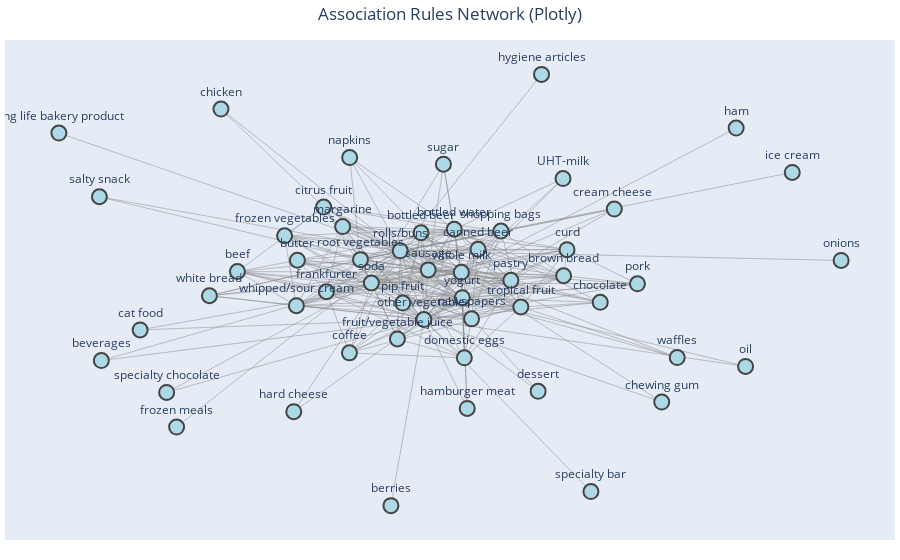

Notebook code for this chart:
### Code cell
edge_x, edge_y = [], []
for edge in G.edges():
    x0, y0 = pos[edge[0]]
    x1, y1 = pos[edge[1]]
    edge_x.extend([x0, x1, None])
    edge_y.extend([y0, y1, None])

node_x, node_y = [], []
for node in G.nodes():
    x, y = pos[node]
    node_x.append(x)
    node_y.append(y)

edge_trace = go.Scatter(
    x=edge_x, y=edge_y,
    line=dict(width=0.5, color='#888'),
    hoverinfo='none',
    mode='lines')

node_trace = go.Scatter(
    x=node_x, y=node_y,
    mode='markers+text',
    text=list(G.nodes()),
    textposition="top center",
    hoverinfo='text',
    marker=dict(
        showscale=False,
        color="lightblue",
        size=15,
        line_width=2))

fig = go.Figure(data=[edge_trace, node_trace],
                layout=go.Layout(
                    title="Association Rules Network (Plotly)",
                    title_x=0.5,
                    showlegend=False,
                    hovermode='closest',
                    margin=dict(b=20,l=5,r=5,t=40),
                    xaxis=dict(showgrid=False, zeroline=False, showticklabels=False),
                    yaxis=dict(showgrid=False, zeroline=False, showticklabels=False)))

fig.show()

### Figure 1 — Plotly figure (JSON) as saved in the notebook; plotly's stock layout.template omitted (floating-point values rounded to 4 significant figures; data arrays with more than 128 entries replaced by an {"elided": "..."} marker saying what was removed)
{"data": [{"hoverinfo": "none", "line": {"color": "#888", "width": 0.5}, "mode": "lines", "type": "scatter", "x": {"elided": "822 float values"}, "y": {"elided": "822 float values"}}, {"hoverinfo": "text", "marker": {"color": "lightblue", "line": {"width": 2}, "showscale": false, "size": 15}, "mode": "markers+text", "text": ["UHT-milk", "bottled water", "other vegetables", "beef", "butter", "citrus fruit", "frankfurter", "pip fruit", "root vegetables", "whipped/sour cream", "berries", "beverages", "soda", "bottled beer", "curd", "fruit/vegetable juice", "margarine", "sausage", "brown bread", "chocolate", "frozen vegetables", "napkins", "sugar", "canned beer", "newspapers", "pastry", "pork", "shopping bags", "yogurt", "cat food", "whole milk", "chewing gum", "chicken", "rolls/buns", "tropical fruit", "domestic eggs", "coffee", "cream cheese ", "dessert", "frozen meals", "ham", "hamburger meat", "hard cheese", "hygiene articles", "ice cream", "long life bakery product", "oil", "onions", "specialty bar", "specialty chocolate", "salty snack", "white bread", "waffles"], "textposition": "top center", "type": "scatter", "x": [0.2657, 0.04889, -0.01171, -0.3834, -0.2639, -0.2116, -0.206, -0.05374, -0.1381, -0.2659, -0.07737, -0.6547, -0.1163, -0.01738, 0.2737, -0.06442, -0.1736, -0.003073, 0.2669, 0.3399, -0.2894, -0.1596, 0.02728, 0.09623, 0.0834, 0.1618, 0.4141, 0.1419, 0.06488, -0.5774, 0.06296, 0.4625, -0.4162, -0.05885, 0.1816, 0.06896, -0.1601, 0.368, 0.2161, -0.5047, 0.6109, 0.07473, -0.2711, 0.2229, 0.7228, -0.7394, 0.6297, 0.8202, 0.3214, -0.5246, -0.6586, -0.4393, 0.4934], "y": [0.4678, 0.2403, -0.165, 0.05041, 0.1012, 0.3399, -0.04007, -0.09085, 0.104, -0.1025, -1, -0.349, -0.0008783, 0.2247, 0.1487, -0.252, 0.2524, 0.05799, 0.03159, -0.0877, 0.2109, 0.562, 0.5324, 0.1505, -0.1619, 0.01088, -0.004454, 0.2323, -0.06678, -0.2114, 0.04703, -0.5352, 0.7795, 0.1437, -0.1086, -0.3368, -0.3145, 0.3309, -0.4868, -0.6473, 0.6942, -0.5639, -0.5785, 0.9354, 0.4954, 0.6719, -0.3753, 0.1003, -0.9371, -0.4921, 0.3861, -0.05817, -0.3357]}], "layout": {"hovermode": "closest", "margin": {"b": 20, "l": 5, "r": 5, "t": 40}, "showlegend": false, "title": {"text": "Association Rules Network (Plotly)", "x": 0.5}, "xaxis": {"showgrid": false, "showticklabels": false, "zeroline": false}, "yaxis": {"showgrid": false, "showticklabels": false, "zeroline": false}}}
